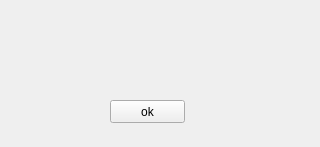
<?xml version="1.0" encoding="UTF-8"?>
<ui version="4.0">
 <class>Form</class>
 <widget class="QWidget" name="Form">
  <property name="geometry">
   <rect>
    <x>0</x>
    <y>0</y>
    <width>320</width>
    <height>147</height>
   </rect>
  </property>
  <property name="windowTitle">
   <string>Form</string>
  </property>
  <widget class="QLabel" name="rezult">
   <property name="geometry">
    <rect>
     <x>50</x>
     <y>20</y>
     <width>221</width>
     <height>81</height>
    </rect>
   </property>
   <property name="styleSheet">
    <string notr="true">font: 14pt &quot;MS Shell Dlg 2&quot;;</string>
   </property>
   <property name="text">
    <string/>
   </property>
  </widget>
  <widget class="QPushButton" name="ok">
   <property name="geometry">
    <rect>
     <x>110</x>
     <y>100</y>
     <width>75</width>
     <height>23</height>
    </rect>
   </property>
   <property name="text">
    <string>ok</string>
   </property>
  </widget>
 </widget>
 <resources/>
 <connections/>
</ui>
